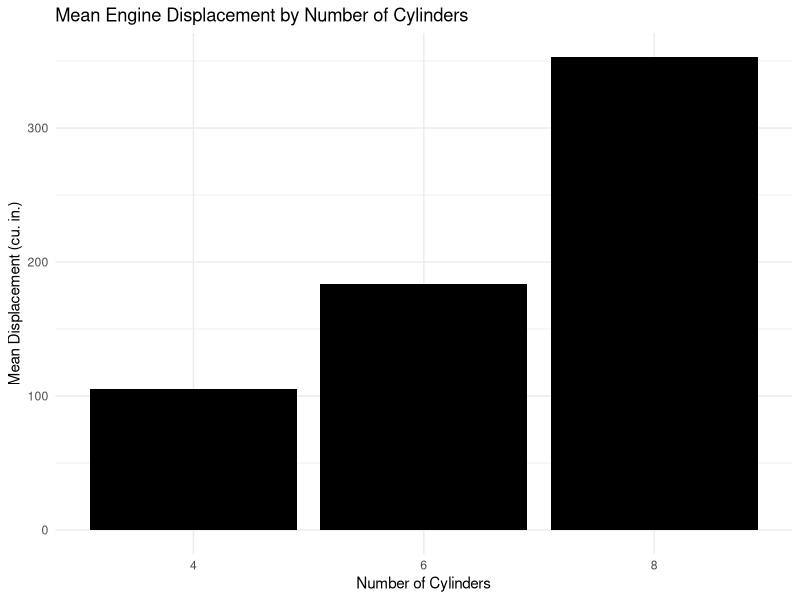

Write R code to recreate this figure.
## ---- chunk 1
1 + 1
library(tidyverse)
library(knitr)
library(kableExtra)
mtcars
mean_displacement <- mtcars %>%
  group_by(cyl) %>%
  summarise(mean_disp = mean(disp, na.rm = TRUE))
mean_displacement %>%
  kable(col.names = c("Number of Cylinders", "Mean Displacement (cu. in.)")) %>%
  kable_styling(full_width = FALSE, position = "center")
## ---- chunk 2
#| echo: false

library(tidyverse)
library(knitr)
library(kableExtra)
library(ggplot2)
data(mtcars)
mtcars
mean_displacement <- mtcars %>%
  group_by(cyl) %>%
  summarise(mean_disp = mean(disp, na.rm = TRUE))
mean_displacement %>%
  kable(col.names = c("Number of Cylinders", "Mean Displacement (cu. in.)")) %>%
  kable_styling(full_width = FALSE, position = "center")
ggplot(mean_displacement, aes(x = as.factor(cyl), y = mean_disp)) +
  geom_bar(stat = "identity", fill = "black") +
  labs(title = "Mean Engine Displacement by Number of Cylinders",
       x = "Number of Cylinders",
       y = "Mean Displacement (cu. in.)") +
  theme_minimal()
